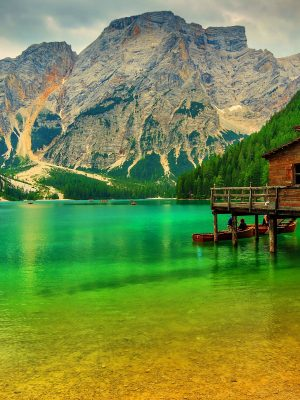
#> input picture input/i-1-0.jpg, 300 x 400 px, found by its file name
$ python main.py
#> lines starting #> are read from the running program, lines starting #| are printed output that depends on the picture; after the words box and inside, x2 and y2 are one past the last pixel; in counts of white or black regions, pixels touching at a corner belong together
#> further down, image_original is the input picture: shape (400, 300, 3); mean B, G, R 70.5, 138.9, 115.2
import numpy as np
import cv2


###### 2. Color planes

def swap(image_original):

    image_final = image_original.copy()

    # Swap the red and blue channel
    image_final = cv2.cvtColor(image_final, cv2.COLOR_BGR2RGB)

    # Save jpg
    cv2.imwrite('output/o-2-a-0.jpg', image_final, [int(cv2.IMWRITE_JPEG_QUALITY), 100])


def monochromeGreen(image_original):

    image_final = image_original.copy()
    image_final[:,:,0] = 0
    image_final[:,:,2] = 0

      # Save jpg
    cv2.imwrite('output/o-2-b-0.jpg', image_final, [int(cv2.IMWRITE_JPEG_QUALITY), 100])

    return image_final


def monochromeRed(image_original):

    image_final = image_original.copy()
    image_final[:,:,0] = 0
    image_final[:,:,1] = 0

    # Save jpg
    cv2.imwrite('output/o-2-c-0.jpg', image_final, [int(cv2.IMWRITE_JPEG_QUALITY), 100])

    return image_final


###### 3. Replacements of pixels
def pixelReplacement(image_original, monocA, monocB):

    image_final = image_original.copy()

    heightA, widthA, _ = monocA.shape
#> heightA = 400; widthA = 300
    middleA = monocA[(heightA//2)-50:(heightA//2)+50,(widthA//2)-50:(widthA//2)+50]
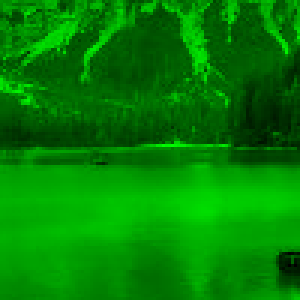
#> middleA: shape (100, 100, 3) (shown 3 times larger); mean of channels 0, 1, 2 0, 130.1, 0; drawn as B, G, R

    heightB, widthB, _ = monocB.shape
#> heightB = 400; widthB = 300
    monocB[(heightB//2)-50:(heightB//2)+50,(widthB//2)-50:(widthB//2)+50] = middleA
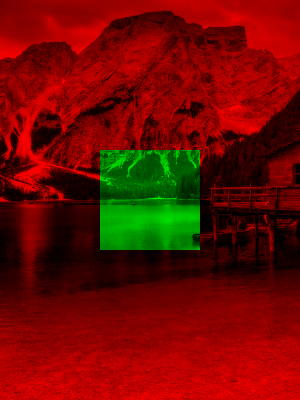
#> monocB: shape (400, 300, 3); mean of channels 0, 1, 2 0, 10.8, 111.5; drawn as B, G, R
    cv2.imwrite('output/o-3-0.jpg', monocB, [int(cv2.IMWRITE_JPEG_QUALITY), 100])

    image_final[:,:,2] = monocB[:,:,2]
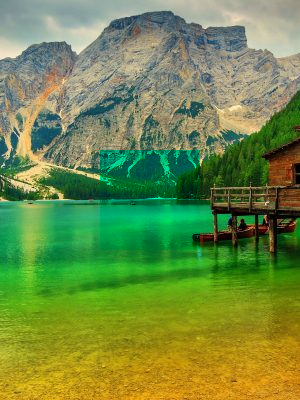
#> image_final: shape (400, 300, 3); 8.11% of pixels changed, all inside (x1, y1, x2, y2) = (100, 150, 200, 250)
    cv2.imwrite('output/o-3-1.jpg', image_final, [int(cv2.IMWRITE_JPEG_QUALITY), 100])


###### 4. Arithmetic and geometric operations
def normalizeValues(image_original):

	image_final = image_original.copy()

	mean, stdev = cv2.meanStdDev(image_final[:,:,1])
#> mean = [138.9]; stdev = [39.66]
	image_final[:,:,1] = ((image_final[:,:,1] - mean)/stdev*10).astype(int)
	image_final = image_final + image_original

	cv2.imwrite('output/o-4-b-0.jpg', image_final, [int(cv2.IMWRITE_JPEG_QUALITY), 100])


def shiftToLeft(image_original):
	image_final = image_original.copy()

	r,c,_ = image_final.shape
#> r = 400; c = 300
	m = np.float32([[1,0,-2],[0,1,0]]) #shift two pixels to left (x-axis) and zero in y-axis
	image_final = cv2.warpAffine(image_final, m, (c,r))

	cv2.imwrite('output/o-4-c-0.jpg', image_final, [int(cv2.IMWRITE_JPEG_QUALITY), 100])

	image_final = image_original.astype(np.int16) - image_final
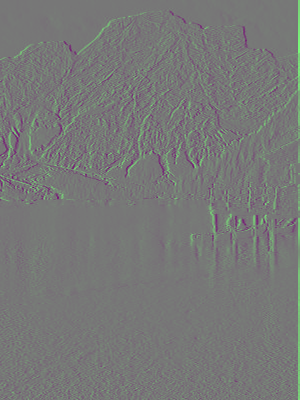
#> image_final: shape (400, 300, 3) int16; mean B, G, R 0, 1, 0; drawn with min black and max white

	cv2.imwrite('output/o-4-c-1.jpg', image_final, [int(cv2.IMWRITE_JPEG_QUALITY), 100])
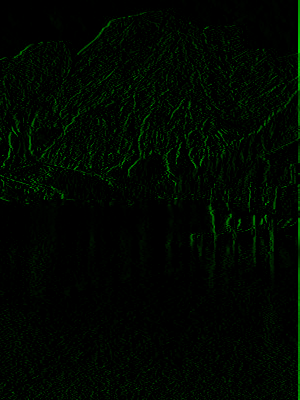
#> saved as o-4-c-1.jpg: shape (400, 300, 3); mean B, G, R 0, 7.3, 0


###### 5. Noise

def noiseGreen(image_original):

    image_final = image_original.copy()

    row,col,_= image_final.shape
#> row = 400; col = 300
    mean = 10
    sigma = 20
    gauss = np.random.normal(mean,sigma,(row,col))
    gauss = gauss.reshape(row,col)
    image_final[:,:,1] = image_final[:,:,1] + gauss
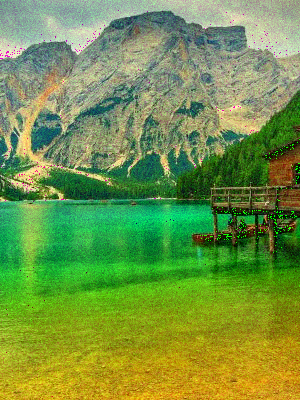
#> image_final: shape (400, 300, 3); mean B, G, R 70.5, 148.6, 115.2

    # Save jpg
    cv2.imwrite('output/o-5-a-0.jpg', image_final, [int(cv2.IMWRITE_JPEG_QUALITY), 100])


def noiseBlue(image_original):

    image_final = image_original.copy()

    row,col,_= image_final.shape
#> row = 400; col = 300
    mean = 10
    sigma = 20
    gauss = np.random.normal(mean,sigma,(row,col))
    gauss = gauss.reshape(row,col)
    image_final[:,:,0] = image_final[:,:,0] + gauss
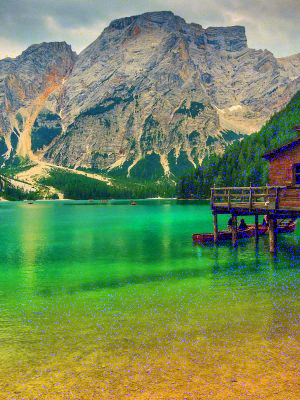
#> image_final: shape (400, 300, 3); mean B, G, R 90.9, 138.9, 115.2

    # Save jpg
    cv2.imwrite('output/o-5-b-0.jpg', image_final, [int(cv2.IMWRITE_JPEG_QUALITY), 100])


# Read the image
image_original = cv2.imread('input/i-1-0.jpg')

swap(image_original)
mg = monochromeGreen(image_original)
mr = monochromeRed(image_original)
pixelReplacement(image_original, mg.copy(), mr.copy())
normalizeValues(mg)
shiftToLeft(mg)
noiseGreen(image_original)
noiseBlue(image_original)
